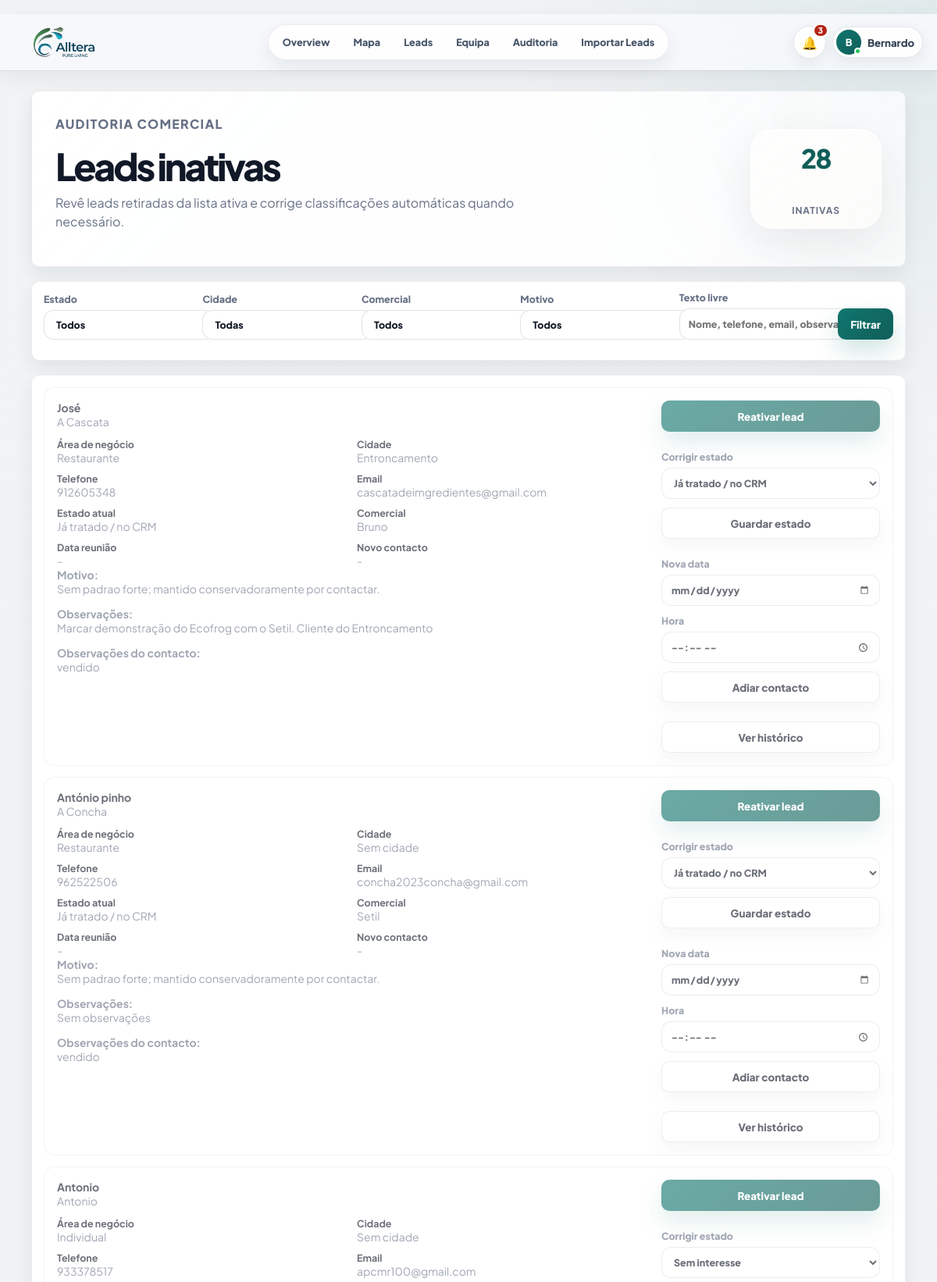
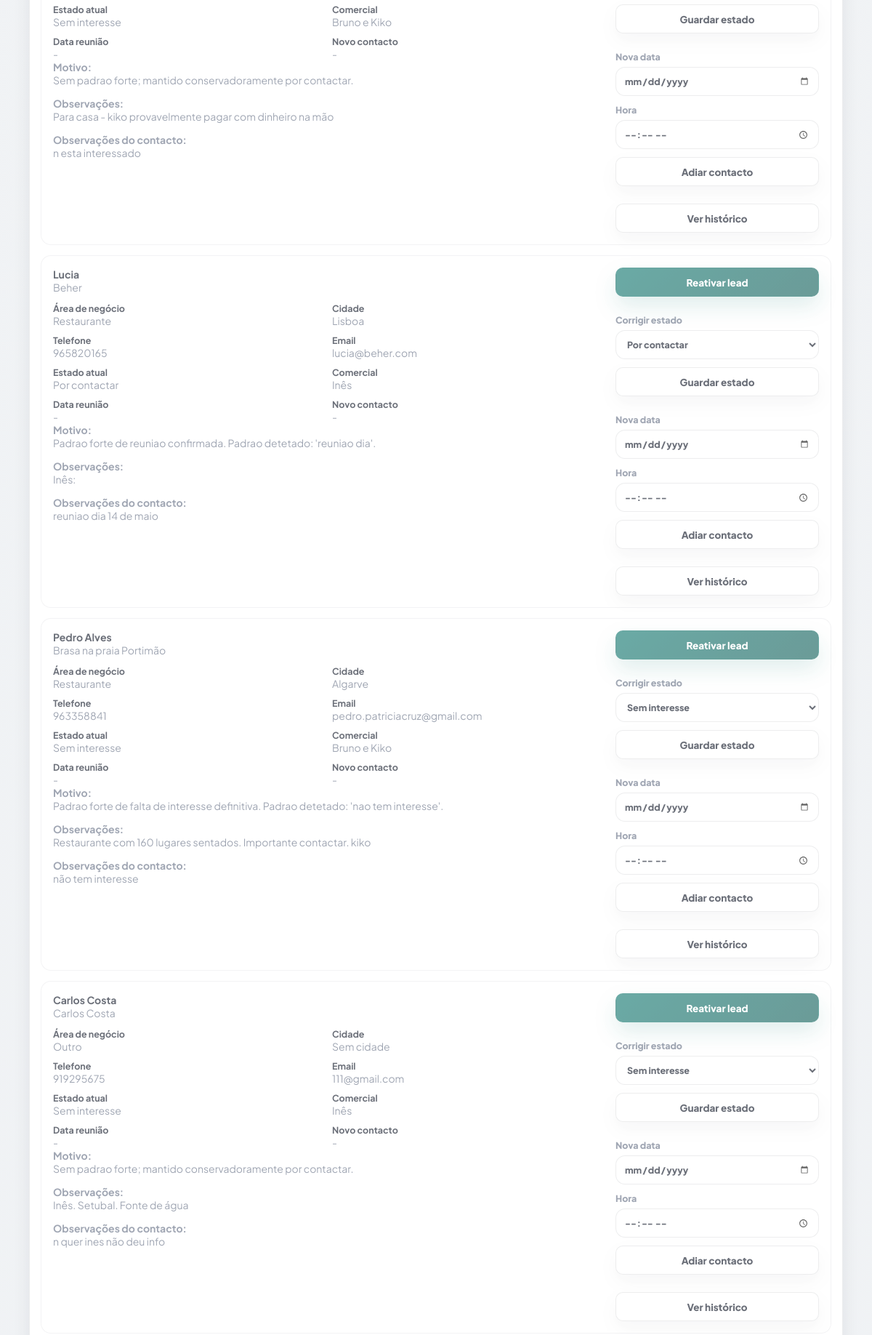
The app's page /leads-inativas (signed in, upper part) with its own data (2 pictures, top to bottom).
### PlataformaApoioDecisaoComercial/models.py (models this page shows, shortened)
class User(UserMixin, db.Model):
    __tablename__ = "users"
    id = db.Column(db.Integer, primary_key=True)
    nome = db.Column(db.String(120), nullable=False)
    email = db.Column(db.String(160), nullable=False, unique=True, index=True)
    password_hash = db.Column(db.String(255), nullable=False)
    role = db.Column(db.String(40), nullable=False, default="comercial")
    ativo = db.Column(db.Boolean, nullable=False, default=True)
    created_at = db.Column(db.DateTime, default=datetime.utcnow)
    @property
    def is_active(self):
        return bool(self.ativo)
    historico = db.relationship("HistoricoLead", back_populates="user", lazy="dynamic")
    assigned_leads = db.relationship("Lead", back_populates="assigned_to", lazy="dynamic")

class Lead(db.Model):
    id = db.Column(db.Integer, primary_key=True)
    nome_cliente = db.Column(db.String(180), nullable=True)
    area_negocio = db.Column(db.String(120), nullable=True)
    cidade = db.Column(db.String(80), nullable=True)
    empresa = db.Column(db.String(180), nullable=True)
    nome_empresa = db.Column(db.String(180), nullable=False)
    tipo_cliente = db.Column(db.String(80), nullable=False)
    morada = db.Column(db.String(220), nullable=True)
    codigo_postal = db.Column(db.String(20), nullable=True)
    localidade = db.Column(db.String(80), nullable=False)
    contacto = db.Column(db.String(120), nullable=True)
    telefone = db.Column(db.String(40), nullable=True)
    email = db.Column(db.String(160), nullable=True)
    categoria = db.Column(db.String(120), nullable=True)
    nif = db.Column(db.String(30), nullable=True)
    observacoes = db.Column(db.Text, nullable=True)
    observacoes_contacto = db.Column(db.Text, nullable=True)
    reuniao_info = db.Column(db.Text, nullable=True)
    classificacao_observacao = db.Column(db.String(80), nullable=True)
    motivo_classificacao = db.Column(db.Text, nullable=True)
    latitude = db.Column(db.Float, nullable=True)
    longitude = db.Column(db.Float, nullable=True)
    estado = db.Column(db.String(40), nullable=False, default="Por contactar")
    estado_lead = db.Column(db.String(40), nullable=True, default="Por contactar")
    prioridade = db.Column(db.String(20), nullable=True, default="Baixa")
    comercial_responsavel = db.Column(db.String(80), nullable=False, default="Flávia")
    data_novo_contacto = db.Column(db.Date, nullable=True)
    data_reuniao = db.Column(db.Date, nullable=True)
    hora_reuniao = db.Column(db.String(10), nullable=True)
    tags = db.Column(db.String(300), nullable=True)
    insight_tags = db.Column(db.String(400), nullable=True)
    insight_note = db.Column(db.Text, nullable=True)
    assigned_to_id = db.Column(db.Integer, db.ForeignKey("users.id"), nullable=True, index=True)
    created_at = db.Column(db.DateTime, default=datetime.utcnow)
    updated_at = db.Column(db.DateTime, default=datetime.utcnow, onupdate=datetime.utcnow)
    assigned_to = db.relationship("User", back_populates="assigned_leads")
    historico = db.relationship(
        "HistoricoLead",
        backref="lead",
        cascade="all, delete-orphan",
        order_by="desc(HistoricoLead.created_at)",
    )

### PlataformaApoioDecisaoComercial/app.py (the view, shortened to what this page needs)
    @app.route("/leads-inativas", methods=["GET", "POST"])
    @login_required
    def leads_inativas():
        filters = {
            "estado": request.args.get("estado", ""),
            "cidade": request.args.get("cidade", ""),
            "comercial": request.args.get("comercial", ""),
            "texto": request.args.get("texto", ""),
            "motivo": request.args.get("motivo", ""),
        }
        leads = [lead for lead in Lead.query.order_by(Lead.nome_empresa.asc()).all() if is_inactive_lead(lead)]
        if filters["estado"]:
            leads = [lead for lead in leads if lead.estado == filters["estado"]]
        if filters["cidade"]:
            leads = [lead for lead in leads if normalize_lookup(lead.cidade or lead.localidade) == normalize_lookup(filters["cidade"])]
        if filters["comercial"]:
            leads = [lead for lead in leads if lead.comercial_responsavel == filters["comercial"]]
        if filters["motivo"]:
            leads = [lead for lead in leads if filters["motivo"] in {lead.classificacao_observacao, lead.motivo_classificacao}]
        options = {
            "estados": sorted({lead.estado for lead in Lead.query.all() if lead.estado}),
            "cidades": sorted({lead.cidade or lead.localidade for lead in Lead.query.all() if lead.cidade or lead.localidade}),
            "comerciais": sorted({lead.comercial_responsavel for lead in Lead.query.all() if lead.comercial_responsavel}),
            "motivos": sorted({lead.classificacao_observacao for lead in Lead.query.all() if lead.classificacao_observacao}),
        }
        return render_template("leads_inativas.html", leads=leads, filters=filters, options=options, estados=LEAD_STATES)

### PlataformaApoioDecisaoComercial/app.py (called while the page is built)
def normalize_lookup(value):
    text = str(value or "").strip().lower()
    text = unicodedata.normalize("NFKD", text)
    return "".join(char for char in text if not unicodedata.combining(char))

def clean_text(value):
    return re.sub(r"\s+", " ", str(value or "").strip())

def parse_time_value(value):
    value = clean_text(value)
    if not value:
        return None
    match = re.fullmatch(r"([01]?\d|2[0-3]):([0-5]\d)(?::[0-5]\d)?", value)
    if not match:
        return None
    return f"{int(match.group(1)):02d}:{match.group(2)}"

def scheduled_time_label(lead):
    return parse_time_value(getattr(lead, "hora_reuniao", None)) or ""

def is_inactive_lead(lead, today=None):
    today = today or date.today()
    if lead.estado in {"Já tratado / no CRM", "Sem interesse", "Reunião marcada", "Sem interesse definitivo", "Cliente existente"}:
        return True
    if lead.estado == "Adiar contacto" and lead.data_novo_contacto and lead.data_novo_contacto > today:
        return True
    if lead.classificacao_observacao in {"Já tratado / no CRM", "Sem interesse", "Reunião marcada", "Sem interesse definitivo", "Cliente existente"}:
        return True
    if lead.classificacao_observacao == "Adiar contacto" and lead.data_novo_contacto and lead.data_novo_contacto > today:
        return True
    return False

def is_scheduled_lead(lead):
    if not lead or not lead.data_novo_contacto:
        return False
    state = normalize_legacy_state(lead.estado)
    text = normalize_lookup(" ".join([
        lead.estado or "",
        lead.classificacao_observacao or "",
        lead.observacoes or "",
        lead.observacoes_contacto or "",
        lead.motivo_classificacao or "",
    ]))
    if state in SCHEDULED_STATES:
        return True
    return any(token in text for token in [
        "voltar a ligar",
        "contactar mais tarde",
        "reagendada",
        "reagendar",
        "sem interesse para ja",
        "aguardar resposta",
        "ligar depois",
        "voltar a contactar",
    ])

def scheduled_badge_count():
    today = date.today()
    return (
        Lead.query.filter(
            Lead.data_novo_contacto.isnot(None),
            Lead.data_novo_contacto <= today,
            Lead.estado.in_(list(SCHEDULED_STATES)),
        ).count()
    )

### PlataformaApoioDecisaoComercial/templates/leads_inativas.html (shortened to what this page needs)
{% extends "base.html" %}
{% block content %}
<main class="page-shell history-page">
    <section class="panel import-hero history-hero">
        <div>
            <p class="eyebrow">Auditoria comercial</p>
            <h1>Leads inativas</h1>
            <p>Revê leads retiradas da lista ativa e corrige classificações automáticas quando necessário.</p>
        </div>
        <div class="history-hero__meta">
            <span>{{ leads|length }}</span>
            <strong>inativas</strong>
        </div>
    </section>
    <section class="panel history-toolbar">
        <form class="inactive-filters" method="get">
            <label class="history-filter-label">Estado
                <select name="estado">
                    <option value="">Todos</option>
                </select>
            </label>
            <label class="history-filter-label">Cidade
                <select name="cidade">
                    <option value="">Todas</option>
                </select>
            </label>
            <label class="history-filter-label">Comercial
                <select name="comercial">
                    <option value="">Todos</option>
                </select>
            </label>
            <label class="history-filter-label">Motivo
                <select name="motivo">
                    <option value="">Todos</option>
                </select>
            </label>
            <label class="history-filter-label">Texto livre
                <input name="texto" value="{{ filters.texto }}" placeholder="Nome, telefone, email, observações">
            </label>
            <button class="button" type="submit">Filtrar</button>
        </form>
    </section>
    <section class="panel no-coords-panel">
        {% for lead in leads %}
        <article class="no-coords-row inactive-row">
            <div class="no-coords-main">
                <div>
                    <strong>{{ lead.nome_cliente or lead.nome_empresa }}</strong>
                    <span>{{ lead.nome_empresa }}</span>
                </div>
                <div class="no-coords-grid">
                    <span><b>Área de negócio</b>{{ lead.area_negocio or lead.tipo_cliente or "-" }}</span>
                    <span><b>Cidade</b>{{ lead.cidade or lead.localidade or "-" }}</span>
                    <span><b>Telefone</b>{{ lead.telefone or "-" }}</span>
                    <span><b>Email</b>{{ lead.email or "-" }}</span>
                    <span><b>Estado atual</b>{{ lead.estado }}</span>
                    <span><b>Comercial</b>{{ lead.comercial_responsavel or "-" }}</span>
                    <span><b>Data reunião</b>{{ lead.data_reuniao.strftime("%d/%m/%Y") if lead.data_reuniao else "-" }}</span>
                    <span><b>Novo contacto</b>{{ lead.data_novo_contacto.strftime("%d/%m/%Y") if lead.data_novo_contacto else "-" }}</span>
                </div>
                <p><strong>Motivo:</strong> {{ lead.motivo_classificacao or lead.classificacao_observacao or "Sem motivo registado" }}</p>
                <p><strong>Observações:</strong> {{ lead.observacoes or "Sem observações" }}</p>
                <p><strong>Observações do contacto:</strong> {{ lead.observacoes_contacto or "Sem observações do contacto" }}</p>
            </div>
            <div class="no-coords-actions">
                <form method="post">
                    <button class="button" type="submit">Reativar lead</button>
                </form>
                <form method="post">
                    <label>Corrigir estado
                        <select name="estado">
                            {% for estado in estados %}
                            <option value="{{ estado }}" {% if lead.estado == estado %}selected{% endif %}>{{ estado }}</option>
                            {% endfor %}
                        </select>
                    </label>
                    <button class="button secondary" type="submit">Guardar estado</button>
                </form>
                <form method="post">
                    <label>Nova data<input type="date" name="data_novo_contacto" value="{{ lead.data_novo_contacto.isoformat() if lead.data_novo_contacto else '' }}"></label>
                    <label>Hora<input type="time" name="hora_reuniao" value="{{ lead.hora_reuniao or '' }}"></label>
                    <button class="button secondary" type="submit">Adiar contacto</button>
                </form>
                <a class="button secondary" href="{{ url_for('historico', lead_id=lead.id) }}">Ver histórico</a>
            </div>
        </article>
        {% else %}
        <p class="empty-state">Não existem leads inativas para rever.</p>
        {% endfor %}
    </section>
</main>
{% endblock %}

### PlataformaApoioDecisaoComercial/templates/base.html (shortened to what this page needs)
﻿<!doctype html>
<html lang="pt">
<head>
    <link rel="stylesheet" href="https://unpkg.com/leaflet@1.9.4/dist/leaflet.css">
    <link rel="stylesheet" href="{{ url_for('static', filename='css/styles.css') }}">
</head>
<body>
    <div class="app-shell">
        <header class="topbar topbar--minimal" id="appTopbar" aria-label="Barra superior">
            <a class="topnav-brand" href="{{ url_for('admin_overview') if current_user.is_authenticated and current_user.role == 'admin' else (url_for('mapa_leads') if current_user.is_authenticated else url_for('login')) }}" aria-label="Alltera">
                <span class="topnav-brand__logo" aria-hidden="true">
                    <img src="{{ url_for('static', filename='alltera-logo.png') }}" alt="">
                </span>
            </a>
            {% if current_user.is_authenticated %}
            <nav class="topnav-pill" aria-label="Navegação principal">
                {% if current_user.role == "admin" %}
                <a href="{{ url_for('admin_overview') }}" {% if request.endpoint == 'admin_overview' %}aria-current="page"{% endif %}>Overview</a>
                <a href="{{ url_for('mapa_leads') }}" {% if request.endpoint == 'mapa_leads' %}aria-current="page"{% endif %}>Mapa</a>
                <a href="{{ url_for('todas_leads') }}" {% if request.endpoint == 'todas_leads' %}aria-current="page"{% endif %}>Leads</a>
                <a href="{{ url_for('admin_users') }}" {% if request.endpoint == 'admin_users' %}aria-current="page"{% endif %}>Equipa</a>
                <a href="{{ url_for('historico') }}" {% if request.endpoint == 'historico' %}aria-current="page"{% endif %}>Auditoria</a>
                <a href="{{ url_for('importar_leads') }}" {% if request.endpoint == 'importar_leads' %}aria-current="page"{% endif %}>Importar Leads</a>
                {% endif %}
            </nav>
            {% endif %}
            <div class="topbar__actions">
                {% if current_user.is_authenticated %}
                {% set display_name = current_user.nome or current_user.email %}
                {% set first_name = display_name.split()[0] %}
                <div class="notifications-menu" id="notificationsMenu">
                    <button class="notifications-trigger" id="notificationsButton" type="button" aria-haspopup="menu" aria-expanded="false" aria-controls="notificationsDropdown" title="Notificações operacionais">
                        <span aria-hidden="true">🔔</span>
                        {% if operational_notifications.count > 0 %}
                        <strong>{{ operational_notifications.count }}</strong>
                        {% endif %}
                    </button>
                </div>
                <div class="profile-menu" id="profileMenu">
                    <button class="profile-trigger" id="profileMenuButton" type="button" aria-haspopup="menu" aria-expanded="false" aria-controls="profileDropdown">
                        <span class="profile-avatar" aria-hidden="true">{{ display_name[:1]|upper }}<i></i></span>
                        <span class="profile-trigger__name">{{ first_name }}</span>
                    </button>
                </div>
                {% endif %}
            </div>
        </header>
        <div class="app-shell__content">
            {% block content %}{% endblock %}
        </div>
    </div>
    {% if current_user.is_authenticated %}
    <aside class="command-palette" id="commandPalette" aria-hidden="true">
    </aside>
    <aside class="global-lead-drawer" id="globalLeadDrawer" aria-hidden="true">
    </aside>
    {% endif %}
</body>
</html>

### records on screen
User: nome "B", nome "Bernardo"
Lead: nome_cliente "José", nome_empresa "A Cascata", area_negocio "Restaurante", cidade "Entroncamento", telefone "912605348", email "cascatadeimgredientes@gmail.com", estado "Já tratado / no CRM", comercial_responsavel "Bruno", data_reuniao "-", data_novo_contacto "-", motivo_classificacao "Sem padrao forte; mantido conservadoramente por contactar.", observacoes "Marcar demonstração do Ecofrog com o Setil. Cliente do Entroncamento", observacoes_contacto "vendido"
Lead: nome_cliente "António pinho", nome_empresa "A Concha", area_negocio "Restaurante", cidade "Sem cidade", telefone "962522506", email "concha2023concha@gmail.com", estado "Já tratado / no CRM", comercial_responsavel "Setil", data_reuniao "-", data_novo_contacto "-", motivo_classificacao "Sem padrao forte; mantido conservadoramente por contactar.", observacoes "Sem observações", observacoes_contacto "vendido"
Lead: nome_cliente "Antonio", nome_empresa "Antonio", area_negocio "Individual", cidade "Sem cidade", telefone "933378517", email "apcmr100@gmail.com", estado "Sem interesse", comercial_responsavel "Bruno e Kiko", data_reuniao "-", data_novo_contacto "-", motivo_classificacao "Sem padrao forte; mantido conservadoramente por contactar.", observacoes "Para casa - kiko provavelmente pagar com dinheiro na mão", observacoes_contacto "n esta interessado"
Lead: nome_cliente "Lucia", nome_empresa "Beher", area_negocio "Restaurante", cidade "Lisboa", telefone "965820165", email "lucia@beher.com", estado "Por contactar", comercial_responsavel "Inês", data_reuniao "-", data_novo_contacto "-", motivo_classificacao "Padrao forte de reuniao confirmada. Padrao detetado: 'reuniao dia'.", observacoes "Inês:", observacoes_contacto "reuniao dia 14 de maio"
Lead: nome_cliente "Pedro Alves", nome_empresa "Brasa na praia Portimão", area_negocio "Restaurante", cidade "Algarve", telefone "963358841", email "pedro.patriciacruz@gmail.com", estado "Sem interesse", comercial_responsavel "Bruno e Kiko", data_reuniao "-", data_novo_contacto "-", motivo_classificacao "Padrao forte de falta de interesse definitiva. Padrao detetado: 'nao tem interesse'.", observacoes "Restaurante com 160 lugares sentados. Importante contactar. kiko", observacoes_contacto "não tem interesse"
Lead: nome_cliente "Carlos Costa", nome_empresa "Carlos Costa", area_negocio "Outro", cidade "Sem cidade", telefone "919295675", email "111@gmail.com", estado "Sem interesse", comercial_responsavel "Inês", data_reuniao "-", data_novo_contacto "-", motivo_classificacao "Sem padrao forte; mantido conservadoramente por contactar.", observacoes "Inês. Setubal. Fonte de água", observacoes_contacto "n quer ines não deu info"

### other values on screen
{{ operational_notifications.count }} "3"
{{ leads|length }} "28"
